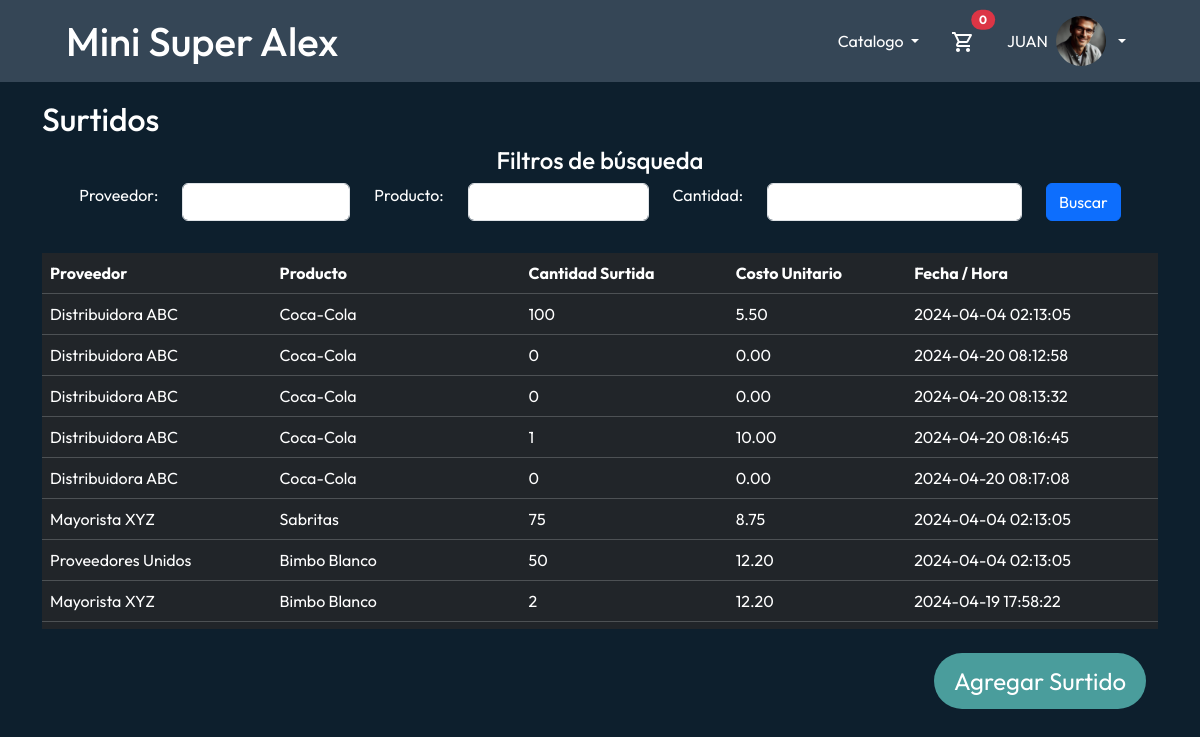
The app's page /Views/SurtidosView.php (signed in) with its own data.
### tables this page shows
CREATE TABLE `msa_surtidos` (
  `Fecha` datetime NOT NULL,
  `Cantidad_surtida` int NOT NULL,
  `Costo_unitario` decimal(4,2) NOT NULL,
  `MSA_PDO_ID` int NOT NULL,
  `MSA_PVR_ID` int NOT NULL
);

CREATE TABLE `msa_proveedores` (
  `ID` int NOT NULL,
  `Nombre` varchar(50) NOT NULL,
  `Telefono` varchar(12) NOT NULL,
  `Lapso_surte` varchar(20) NOT NULL
);

CREATE TABLE `msa_productos` (
  `ID` int NOT NULL,
  `Nombre_producto` varchar(50) NOT NULL,
  `Tipo` varchar(30) NOT NULL,
  `Cantidad_disponible` int NOT NULL DEFAULT '0',
  `Presentacion` varchar(50) NOT NULL,
  `Contenido` varchar(20) NOT NULL,
  `Marca` varchar(30) NOT NULL,
  `Fecha_caducidad` datetime DEFAULT CURRENT_TIMESTAMP,
  `Imagen` varchar(200) DEFAULT NULL
);

### Repository/queries.php (called while the page is built, shortened)
<?php
$db = new Repository\Connection();
$connection = $db->connect();
function getSurtidos($proveedor, $producto, $cantidad){
    global $connection;
    $sql = "SELECT pdo.Nombre_producto Producto, pvr.Nombre Proveedor, s.Cantidad_surtida Cantidad_surtida, s.Costo_unitario Costo_unitario, s.fecha as Fecha_Hora
            FROM msa_productos pdo JOIN msa_surtidos s ON (pdo.ID = s.MSA_PDO_ID) JOIN msa_proveedores pvr ON (pvr.ID = s.MSA_PVR_ID)";
    $isset_proveedor = $proveedor != "";
    $isset_producto = $producto != "";
    $isset_cantidad = $cantidad != "";
    $result = $connection->query($sql);
    $surtidos = [];
    if ($result->num_rows > 0) {
        while ($row = $result->fetch_assoc()) {
            $surtidos[] = $row;
        }
    }
    return json_encode($surtidos);
}
function getNombresProveedores(){
    global $connection;
    $query = "SELECT ID, Nombre FROM msa_proveedores";
    $result = $connection->query($query);
    $proveedores = [];
    if ($result->num_rows > 0) {
        while ($row = $result->fetch_assoc()) {
            $proveedores[] = $row;
        }
    }
    return json_encode($proveedores);
}
function getNombresProductos(){
    global $connection;
    $query = "SELECT ID, Nombre_producto FROM msa_productos";
    $result = $connection->query($query);
    $productos = [];
    if ($result->num_rows > 0) {
        while ($row = $result->fetch_assoc()) {
            $productos[] = $row;
        }
    }
    return json_encode($productos);
}

### Views/SurtidosView.php (the view, shortened to what this page needs)
<!DOCTYPE html>
<html lang="en">
<head>
    <?php
    include '../Libraries/linkStyles.php';
    ?>
    <link rel="stylesheet" href="../Css/style.css">
</head>
<body>
<?php
include_once "../Libraries/header.php";
include_once "../Repository/queries.php";
?>
<div class="container" style="margin-top: 100px">
    <h2 class="text-white">Surtidos</h2>
    <div class="container-info text-center">
        <h4 class="text-white">Filtros de búsqueda</h4>
        <form class="form-inline" action="SurtidosView.php" method="POST">
            <div class="row justify-content-center">
                <div class="col-auto">
                    <label for="inputProducto">Proveedor: </label>
                </div>
                <div class="col-auto">
                    <select class="form-control mb-2 mr-sm-2" id="inputProveedor" name="inputProveedor">
                        <option value=""></option>
                        <?php
                        $proveedores = getNombresProveedores();
                        $proveedores = json_decode($proveedores);
                        foreach ($proveedores as $proveedor) {
                            echo '<option value="' . $proveedor->Nombre . '">' . $proveedor->Nombre. '</option>';
                        }
                        ?>
                    </select>
                </div>
                <div class="col-auto">
                    <label for="inputProducto">Producto: </label>
                </div>
                <div class="col-auto">
                    <select class="form-control mb-2 mr-sm-2" id="inputProducto" name="inputProducto">
                        <option value=""></option>
                        <?php
                        $productos = getNombresProductos();
                        $productos = json_decode($productos);
                        foreach ($productos as $producto) {
                            echo '<option value="' . $producto->Nombre_producto . '">' . $producto->Nombre_producto . '</option>';
                        }
                        ?>
                    </select>
                </div>
                <div class="col-auto">
                    <label for="inputCantidad">Cantidad: </label>
                </div>
                <div class="col-auto">
                    <input type="number" class="form-control mb-2 mr-sm-2" id="inputCantidad" name="cantidad" size="7">
                </div>
                <div class="col-auto">
                    <input type="submit" class="btn btn-primary" value="Buscar">
                </div>
            </div>
        </form>
    </div>
    <div class="container-info mb-4">
        <div style="height: 400px; overflow-y: auto;">
            <?php
            if(isset($_POST['inputProveedor'])){
                $proveedor = $_POST['inputProveedor'];
            } else {
                $proveedor = null;
            }
            if(isset($_POST['inputProducto'])){
                $producto = $_POST['inputProducto'];
            } else {
                $producto = null;
            }
            if(isset($_POST['cantidad'])){
                $cantidad = $_POST['cantidad'];
            } else {
                $cantidad = null;
            }
            $surtidos = getSurtidos($proveedor, $producto, $cantidad);
            $surtidos = json_decode($surtidos);
            if (count($surtidos) > 0) {
                echo '<table class="table table-dark table-striped  table-hover mt-4 mx-auto">';
                echo '<thead>';
                echo '<tr>';
                echo '<th>Proveedor</th>';
                echo '<th>Producto</th>';
                echo '<th>Cantidad Surtida</th>';
                echo '<th>Costo Unitario</th>';
                echo '<th>Fecha / Hora</th>';
                foreach($surtidos as $surtido){
                    echo '<tr>';
                    echo '<td>'. htmlspecialchars($surtido->Proveedor) . '</td>';
                    echo '<td>'. htmlspecialchars($surtido->Producto) . '</td>';
                    echo '<td>'. htmlspecialchars($surtido->Cantidad_surtida) . '</td>';
                    echo '<td>'. htmlspecialchars($surtido->Costo_unitario) . '</td>';
                    echo '<td>'. htmlspecialchars($surtido->Fecha_Hora) . '</td>';
                    echo '</tr>';
                }
                echo '</table>';
            }else{
                echo '<div class = "alert-warning bg-dark" role="alert">
                        No hay productos registrados
                        </div>';
            }
            ?>
        </div>
    </div>
    <div class="container-fluid d-flex justify-content-end mr-0">
        <a href="SurtidosForm.php" class="buttonMSA">Agregar Surtido</a>
    </div>
</body>
</html>

### Css/style.css (style rules this page uses)
* { font-family: "Outfit", sans-serif; font-optical-sizing: auto; font-style: normal; }
.buttonMSA { background-color: #4a9d9c; color: #ffffff; border: none; border-radius: 30px; padding: 10px 20px; text-align: center; text-decoration: none; display: inline-block; font-size: 24px; cursor: pointer; }
body { background-color: #0d1f2d; }
div { color: white; }

### records on screen
msa_surtidos: MSA_PVR_ID.Nombre "Distribuidora ABC", MSA_PDO_ID.Nombre_producto "Coca-Cola", Cantidad_surtida "100", Costo_unitario "5.50", Fecha "2024-04-04 02:13:05"
msa_surtidos: MSA_PVR_ID.Nombre "Distribuidora ABC", MSA_PDO_ID.Nombre_producto "Coca-Cola", Cantidad_surtida "0", Costo_unitario "0.00", Fecha "2024-04-20 08:12:58"
msa_surtidos: MSA_PVR_ID.Nombre "Distribuidora ABC", MSA_PDO_ID.Nombre_producto "Coca-Cola", Cantidad_surtida "0", Costo_unitario "0.00", Fecha "2024-04-20 08:13:32"
msa_surtidos: MSA_PVR_ID.Nombre "Distribuidora ABC", MSA_PDO_ID.Nombre_producto "Coca-Cola", Cantidad_surtida "1", Costo_unitario "10.00", Fecha "2024-04-20 08:16:45"
msa_surtidos: MSA_PVR_ID.Nombre "Distribuidora ABC", MSA_PDO_ID.Nombre_producto "Coca-Cola", Cantidad_surtida "0", Costo_unitario "0.00", Fecha "2024-04-20 08:17:08"
msa_surtidos: MSA_PVR_ID.Nombre "Mayorista XYZ", MSA_PDO_ID.Nombre_producto "Sabritas", Cantidad_surtida "75", Costo_unitario "8.75", Fecha "2024-04-04 02:13:05"
msa_surtidos: MSA_PVR_ID.Nombre "Proveedores Unidos", MSA_PDO_ID.Nombre_producto "Bimbo Blanco", Cantidad_surtida "50", Costo_unitario "12.20", Fecha "2024-04-04 02:13:05"
msa_surtidos: MSA_PVR_ID.Nombre "Mayorista XYZ", MSA_PDO_ID.Nombre_producto "Bimbo Blanco", Cantidad_surtida "2", Costo_unitario "12.20", Fecha "2024-04-19 17:58:22"

### other values on screen
$_SESSION['user'] "JUAN"
